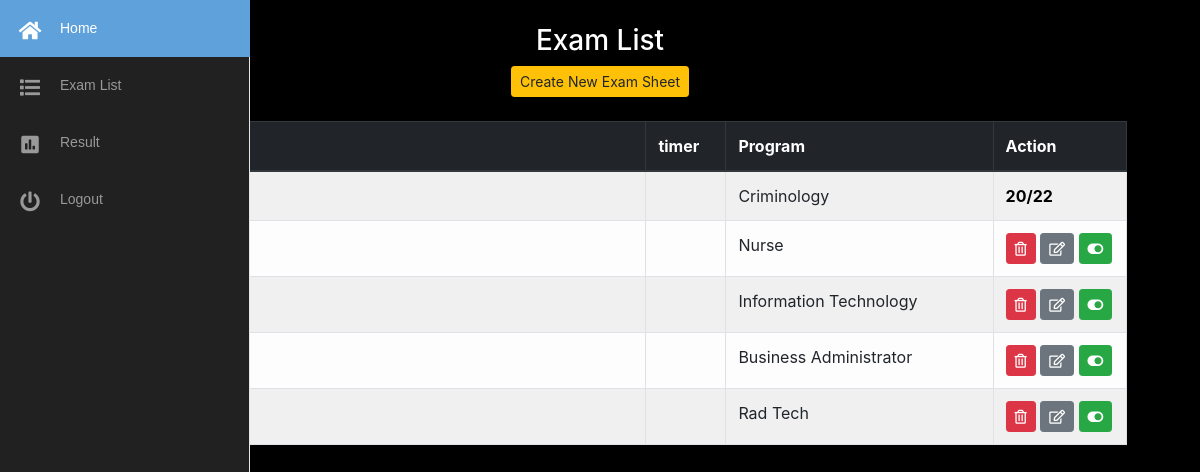
/teacher/exam_list.php (signed in), run on an earlier commit of the app's database.
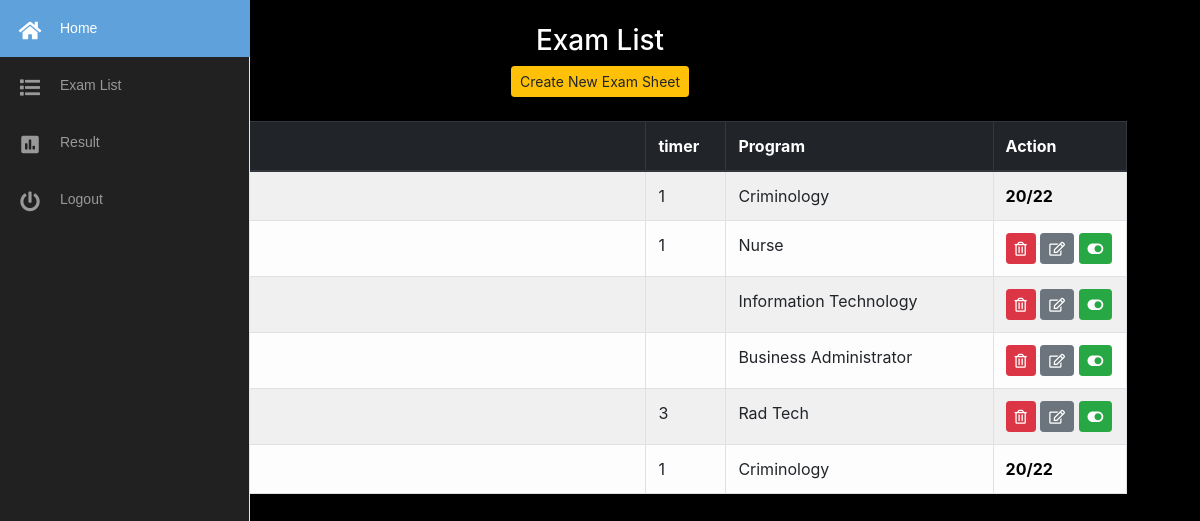
And on a later commit of the database.
### tables this page shows
CREATE TABLE `lexamtb` (
  `lexamtbl_id` int(11) NOT NULL,
  `exam_name` varchar(255) NOT NULL,
  `program` varchar(225) NOT NULL,
  `exam_no` varchar(255) NOT NULL,
  `actyear` varchar(225) NOT NULL,
  `status` enum('0','1') NOT NULL
);

CREATE TABLE `timetbl` (
  `timer_id` int(11) NOT NULL,
  `exam_id` varchar(255) NOT NULL,
  `duration` varchar(255) NOT NULL
);

### teacher/exam_list.php (the view, shortened to what this page needs)
<!DOCTYPE html>
<html>
<head>
</head>
<body>
<?php
 include ("php/nav.php");
$q1="SELECT * FROM lexamtb WHERE actyear ='$active'";
 $r1= mysqli_query($conn,$q1);
?>
<div class="container">
<br>
<center><h3 style="color: white" >Exam List</h3></center>
<center>
<button type="submit" class="btn btn-warning btn-sm" name="tran" data-toggle="modal" data-target="#cexam">
  Create New Exam Sheet
</button>
 </center>
<br>
   <div class=" table-sorting table-responsive-sm mx-auto " style="width:95%">
                   <table class="table table-striped table-bordered table-light"  id="tSortable22">
                    <thead class="thead-dark">
                     <tr>
                                            <th style="width:1%">#</th>
                                            <th style="width:40%">Exam</th>
                                            <th style="width:5%">timer</th>
                                            <th style="width:20%">Program</th>
                                            <th style="width:10%">Action</th>
                                        </tr>
                                      </thead>
                                              <tbody>
                                        <?php
                                        $counter =1;
                                        while($row = mysqli_fetch_array($r1)){
 $exam_name= $row["exam_name"];
  $prog1= $row["program"];
   $count='hidden';
  $button= '';
  $check_exam = mysqli_query($conn, "SELECT * FROM lexamtb WHERE status='1' AND exam_name='$exam_name' AND program='$prog1'");
  $check_exam_row = mysqli_num_rows($check_exam);
    if($check_exam_row > 0) {
      $button = 'hidden style="cursor: not-allowed;"';
      $count='';
    }
?>
                                        <tr weight="100%">
                                        <td ><?php echo $counter; ?></td>
                                        <td><?php echo $row["exam_name"]; ?></td>
<?php
$eid = $row["exam_no"];
  $s2= "SELECT * FROM timetbl WHERE exam_id = '$eid'";
  $r2 = $conn->query($s2);
  $d2= $r2->fetch_assoc();
  $dura = $d2['duration'];
?>
                                        <td><?php echo  $dura ?></td>
                                        <td><?php echo $row["program"]; ?></td>
                                        <td  style="color: white;">
                                        <a href="action_exam.php?id=<?php echo $row["exam_no"]; ?>"  onclick="return confirm_pay()" <?php echo $button?> class="btn btn-danger btn-sm "><i class="far fa-trash-alt"></i></a>
                                        <a href="iexam.php?id=<?php echo $row["exam_no"]; ?>" 	 onclick="return confirm_pay()"  <?php echo $button?> class="btn btn-secondary btn-sm "><i class="far fa-edit"></i></a>
                                        <a href="examact.php?id=<?php echo $row["exam_no"]; ?>"  onclick="return confirm_pay()" <?php echo $button?> class="btn btn-success btn-sm "><i class="fas fa-toggle-on"></i></a>
                                    <b  <?php echo  $count ?> style="color: black">20/22</b>
                                     </td>
<?php
 $counter++;
   }
  ?>
  </tbody>
</div></div>
</body>
</html>

### teacher/php/nav.php (shortened to what this page needs)
<!doctype html>
<html lang="en">
  <head>
    <link rel="stylesheet" href="https://stackpath.bootstrapcdn.com/bootstrap/4.1.3/css/bootstrap.min.css">
    <link rel="stylesheet" type="text/css" href="admin_sidemenu.css">
    <link rel="stylesheet" href="https://use.fontawesome.com/releases/v5.7.2/css/all.css">
  </head>
  <body style=" background-color: black;">
<?php
include ("connections.php");
  $s1= "SELECT * FROM yeartbl WHERE status = '1'";
  $r1 = $conn->query($s1);
  $d1= $r1->fetch_assoc();
  $active = $d1['year'];
?>
<div class="area"></div><nav class="main-menu">
 <form action="" method="POST">
            <ul>
                <li>
                    <a href="home.php" name="home" ><br>
                        <i class="fa fa-home fa-1.5"></i>
                        <span class="nav-text">
                            Home
                        </span>
                    </a>
                </li>
                <li class="has-subnav">
                    <a href="exam_list.php"><br>
                        <i class="fa fa-list fa-1.5x"></i>
                        <span class="nav-text">
                            Exam List
                        </span>
                    </a>
                </li>
                <li class="has-subnav">
                    <a href="#"><br>
                       <i class="fa fa-poll fa-1.5x"></i>
                        <span class="nav-text">
                            Result
                        </span>
                    </a>
                </li>
            </ul>
            <ul class="logout">
                <li>
                   <a href="../logout.php"><br>
                         <i class="fa fa-power-off fa-1.5x"></i>
                        <span class="nav-text">
                            Logout
                        </span>
                    </a>
                </li>
            </ul>
        </nav>

### teacher/admin_sidemenu.css (style rules this page uses)
.fa { position: relative; display: table-cell; width: 60px; height: 36px; text-align: center; vertical-align: middle; font-size:20px; }
.main-menu { background:#212121; border-right:1px solid #e5e5e5; position:absolute; top:0; bottom:0; height:100%; left:0; width:60px; overflow:hidden; -webkit-transition:width .05s linear; transition:width .05s linear; -webkit-transform:translateZ(0) scale(1,1); z-index:1000; }
.main-menu li { position:relative; display:block; width:250px; }
.main-menu li>a { position:relative; display:table; border-collapse:collapse; border-spacing:0; color:#999; font-family: arial; font-size: 14px; text-decoration:none; -webkit-transform:translateZ(0) scale(1,1); -webkit-transition:all .1s linear; transition:all .1s linear; }
.main-menu .nav-text { position:relative; display:table-cell; vertical-align:middle; width:190px; font-family: 'Titillium Web', sans-serif; }
nav { -webkit-user-select:none; -moz-user-select:none; -ms-user-select:none; -o-user-select:none; user-select:none; }
nav ul,nav li { outline:0; margin:0; padding:0; }

What changed in the data, as far as the page shows it:
shown differently, row unchanged: lexamtb (number 1 of 6 on the later page): timetbl.duration (not shown) → "1"
shown differently, row unchanged: lexamtb "Nurse": timetbl.duration (not shown) → "1"
shown differently, row unchanged: lexamtb "Rad Tech": timetbl.duration (not shown) → "3"
added lexamtb: timetbl.duration "1", program "Criminology"
